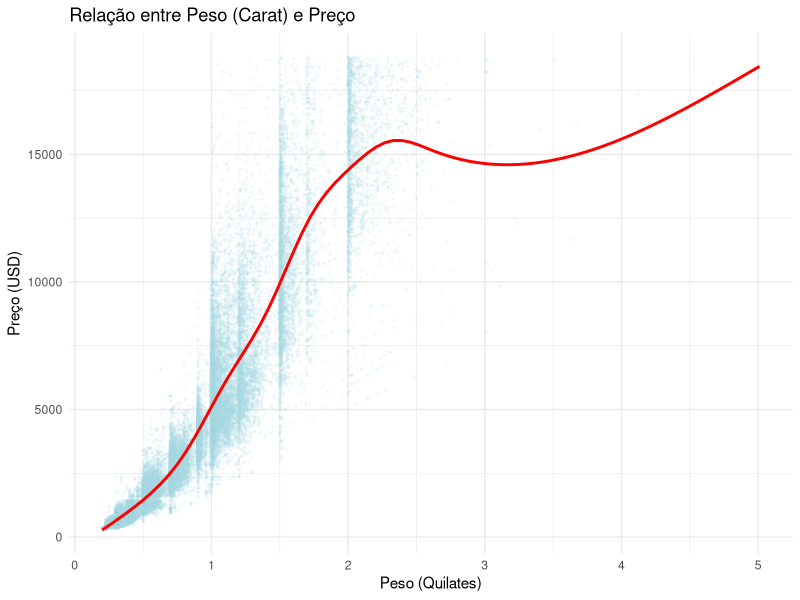
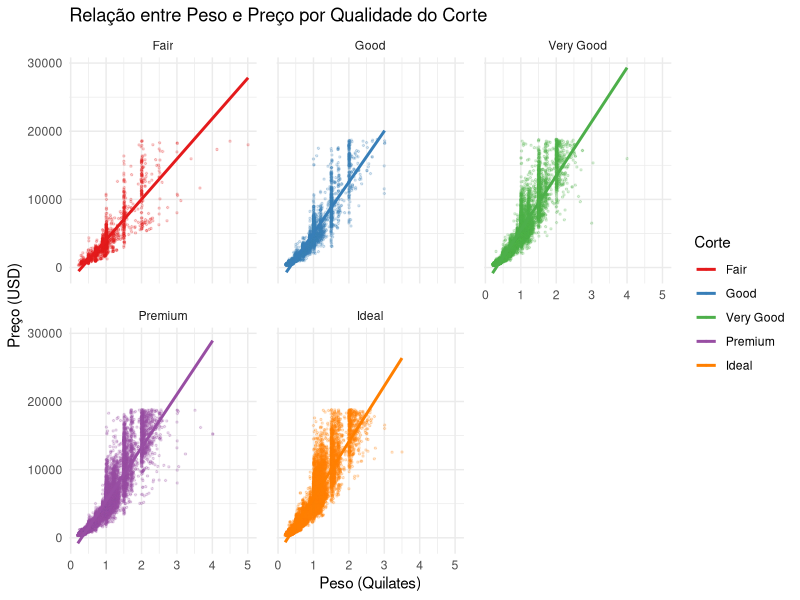
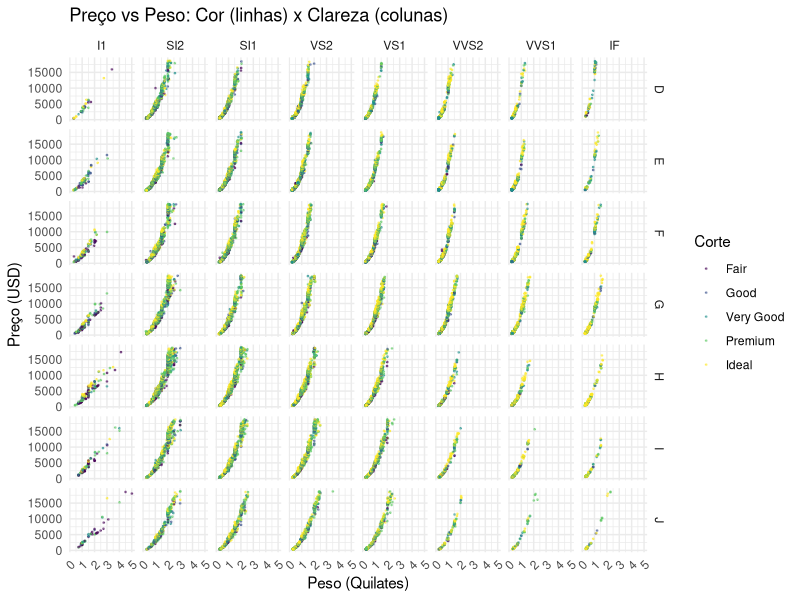

Write the R code that produced these figures, in order.
## ---- chunk 1
library(tidyverse)
## ---- chunk 2
p1 <- ggplot(diamonds, aes(x = carat, y = price)) +
  geom_point(alpha = 0.1, size = 0.5, color = "lightblue") +
  geom_smooth(method = 'gam', formula = y ~ s(x, bs = "cs"), color = "red", se = FALSE) +
  labs(
    title = "Relação entre Peso (Carat) e Preço", 
    x = "Peso (Quilates)", 
    y = "Preço (USD)"
  ) +
  theme_minimal()

print(p1)
## ---- chunk 3
p2 <- ggplot(diamonds, aes(x = carat, y = price, color = cut)) +
  geom_point(alpha = 0.2, size = 0.5) +
  geom_smooth(method = "lm", formula = y ~ x, se = FALSE) +
  facet_wrap(~ cut, ncol = 3) +
  scale_color_brewer(type = "qual", palette = "Set1") +
  labs(
    title = "Relação entre Peso e Preço por Qualidade do Corte", 
    x = "Peso (Quilates)", 
    y = "Preço (USD)", 
    color = "Corte"
  ) +
  theme_minimal() +
  theme(panel.spacing = unit(1, "lines"))

print(p2)
## ---- chunk 4
p3 <- ggplot(diamonds, aes(x = carat, y = price, color = cut)) +
  geom_point(alpha = 0.5, size = 0.3) +
  facet_grid(color ~ clarity) +
  labs(
    title = "Preço vs Peso: Cor (linhas) x Clareza (colunas)", 
    x = "Peso (Quilates)", 
    y = "Preço (USD)", 
    color = "Corte"
  ) +
  theme_minimal() +
  theme(axis.text.x = element_text(angle = 45, hjust = 1))

print(p3)
